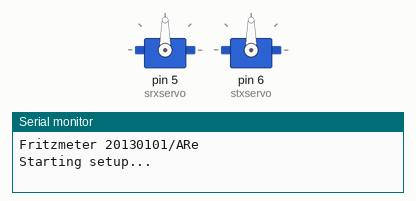
Recording of a sketch running on a simulated Arduino Uno, built for the host (arithmetic inside an expression is 32-bit, double 64-bit). Parts: 2 × servo, the last lines printed to the serial monitor. WiFi joins after 1.5 s; servers stay silent unless stated; uploads are accepted with an empty reply.

Above: at 0.1 s.
At 3.1 s:
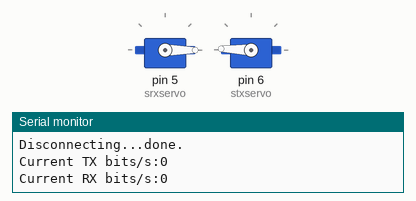
Timing chart, 0 to 4.6 s (numbered marks = the images above):
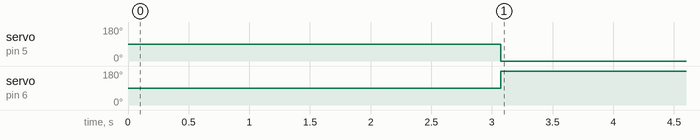

The sketch:

fritzmeter.ino
```cpp
/*
  Fritzmeter

 This sketch connects to a Fritz!Box DSL router
 using an Arduino Ethernet shield.
 Other UPNP capable routers might work as well but are untested.
 Please let me know if you have tried any other routers.

 Circuit:
 * Ethernet shield attached to pins 10, 11, 12, 13
 * Servos attached to pins 5 (receive rate) and 6 (transmit rate)

 Credits:
 Parts of the code are taken from the web client example code by David A. Mellis
 The XML parsing is adapted from Bob S. aka XTALKER's weather data XML extractor.

 Originally created 20 Mar 2012

 last modified Jan 01 2013 - release version
 by Andy Reischle
 www.reischle.net

 */

#include <SPI.h>
#include <Ethernet.h>
#include <Servo.h>


#define MAX_STRING_LEN  35


Servo srxservo;
Servo stxservo;


// MAC address for controller.
byte mac[] = {  0xDE, 0xAD, 0xBE, 0xEF, 0xFE, 0xED };

// most variables are global for convenience
String nsb; //newSentBytes
String nrb; //nweReceiveBytes
String xml; //Buffer for xml request string
unsigned long nsbl; //bits per second send
unsigned long nrbl; //bits persecond received
unsigned long mxrx; //max bits per second receive
unsigned long mxtx; //max bits per second transmit


int rxservo=0;
int txservo=0;
int currxservo=0;
int curtxservo=180;


// Setup vars for serialEvent
char tagStr[MAX_STRING_LEN] = "";
char dataStr[MAX_STRING_LEN] = "";
char tmpStr[MAX_STRING_LEN] = "";
char endTag[3] = {'<', '/', '\0'};
int len;
// Flags to differentiate XML tags from document elements (ie. data)
boolean tagFlag = false;
boolean dataFlag = false;


// Initialize the Ethernet client library
// with the IP address and port of the server

EthernetClient client;

void setup()
{
// start the serial library:
  Serial.begin(9600);

 Serial.println("Fritzmeter 20130101/ARe");
 Serial.println("Starting setup...");

// Attach servos to pins 5 and 6
srxservo.attach(5);
stxservo.attach(6);


if (Ethernet.begin(mac) == 0) {
    Serial.println("Failed to configure Ethernet using DHCP");
    softReset();
  }


  // give the Ethernet shield a second to initialize:
  delay(1000);

 // print local IP address:
  Serial.print("My IP address: ");
  Serial.println(Ethernet.localIP());


 // print local Gateway address:
  Serial.print("My Gateway address: ");
  Serial.println(Ethernet.gatewayIP());

// read maximum bandwidth values
// Call the xml Processor to obtain maximum useable bandwidth
netread(1);
Serial.print("DSL maxTXspeed:");
  Serial.println(mxtx);
  Serial.print("DSL maxRXspeed:");
  Serial.println(mxrx);


 Serial.println(" Setup done.");
}

void loop()
{

// Call the xml Processor to obtain currently used bandwidth
  netread(2);

  //Display Send Speed
  Serial.print("Current TX bits/s:");
  Serial.println(nsbl);
  txservo=map(nsbl,0,mxtx,179,1);
  // Serial.print("Servo TX value: ");
  // Serial.println(txservo);


  //Display Receive Speed
  Serial.print("Current RX bits/s:");
  Serial.println(nrbl);
  rxservo=map(nrbl,0,mxrx,1,179);
  //Serial.print("Servo RX value: ");
  //Serial.println(rxservo);

  //to avoid jerky servo movements, let them crawl slowly towards the target value
  crawlservo();


}


/////////////////////
//  Functions      //
// Trying to keep  //
// the main loop   //
// clean           //
/////////////////////


//////////////////////////////////////////////
//  CrawlServo                              //
// The Servos will slowly crawl towards     //
// the target value for 2.5 seconds         //
/////////////////////////////////////////////

void crawlservo()
{
for (int i=0; i <= 100; i++)
	{
	if (currxservo < rxservo) currxservo++;
	if (currxservo > rxservo) currxservo--;
	if (curtxservo < txservo) curtxservo++;
	if (curtxservo > txservo) curtxservo--;
	stxservo.write(curtxservo);
	srxservo.write(currxservo);
	delay (25);
	}
}


/////////////////////
//  Serial Event   //
//read individual  //
//chars from the   //
//ethernet session //
//and assemble     //
//xml tags         //
/////////////////////

void serialEvent() {

   // Read a char
	char inChar = client.read();
   //Serial.print(inChar);

   if (inChar == '<') {
      addChar(inChar, tmpStr);
      tagFlag = true;
      dataFlag = false;

   } else if (inChar == '>') {
      addChar(inChar, tmpStr);

      if (tagFlag) {
         strncpy(tagStr, tmpStr, strlen(tmpStr)+1);
      }

      // Clear tmp
      clearStr(tmpStr);

      tagFlag = false;
      dataFlag = true;

   } else if (inChar != 10) {
      if (tagFlag) {
         // Add tag char to string
         addChar(inChar, tmpStr);

         // Check for </XML> end tag, ignore it
         if ( tagFlag && strcmp(tmpStr, endTag) == 0 ) {
            clearStr(tmpStr);
            tagFlag = false;
            dataFlag = false;
         }
      }

      if (dataFlag) {
         // Add data char to string
         addChar(inChar, dataStr);
      }
   }

   // If a LF, process the line
   if (inChar == 10 ) {

/*
      Serial.print("tagStr: ");
      Serial.println(tagStr);
      Serial.print("dataStr: ");
      Serial.println(dataStr);
*/

      // Find specific tags and print data

	  if (matchTag("<NewByteSendRate>")) {
	      Serial.print("TX: ");
              nsbl = strtoul(dataStr,NULL,0);
              nsbl=nsbl*8; //convert bytes to bits
      }

	 if (matchTag("<NewByteReceiveRate>")) {
	      Serial.print("RX: ");
           // Serial.print(dataStr);
              nrbl = strtoul(dataStr,NULL,0);
              nrbl=nrbl*8;  //mach bits
      }


	 if (matchTag("<NewLayer1UpstreamMaxBitRate>"))
            {
	    //  Serial.print("MaxTX: ");
              mxtx = strtoul(dataStr,NULL,0);
            //  mxtx=mxtx*8;  //mach bits
            //  Serial.println(mxtx);
             }

	 if (matchTag("<NewLayer1DownstreamMaxBitRate>"))
            {
	    //  Serial.print("MaxRX: ");
           // Serial.print(dataStr);
              mxrx = strtoul(dataStr,NULL,0);
            //  mxrx=mxrx*8;  //mach bits
            //  Serial.println(mxrx);
             }


      // Clear all strings
      clearStr(tmpStr);
      clearStr(tagStr);
      clearStr(dataStr);

      // Clear Flags
      tagFlag = false;
      dataFlag = false;
   }
}


/////////////////////
//  ClearStr       //
//seems we have to //
//do that manually //
/////////////////////

// Function to clear a string
void clearStr (char* str) {
   int len = strlen(str);
   for (int c = 0; c < len; c++) {
      str[c] = 0;
   }
}


/////////////////////
//   addChar       //
// assemble String //
//from characters  //
/////////////////////


//Function to add a char to a string and check its length
void addChar (char ch, char* str) {
   char *tagMsg  = "<TRUNCATED_TAG>";
   char *dataMsg = "-TRUNCATED_DATA-";

   // Check the max size of the string to make sure it doesn't grow too
   // big.  If string is beyond MAX_STRING_LEN assume it is unimportant
   // and replace it with a warning message.
   if (strlen(str) > MAX_STRING_LEN - 2) {
      if (tagFlag) {
         clearStr(tagStr);
         strcpy(tagStr,tagMsg);
      }
      if (dataFlag) {
         clearStr(dataStr);
         strcpy(dataStr,dataMsg);
      }

      // Clear the temp buffer and flags to stop current processing
      clearStr(tmpStr);
      tagFlag = false;
      dataFlag = false;

   } else {
      // Add char to string
      str[strlen(str)] = ch;
   }
}


/////////////////////
//   matchTag      //
/////////////////////

// Function to check the current tag for a specific string
boolean matchTag (char* searchTag) {
   if ( strcmp(tagStr, searchTag) == 0 ) {
      return true;
   } else {
      return false;
   }
}


/////////////////////
//   softReset     //
// just in case.   //
// Not recommended //
/////////////////////


// In case all goes wrong
void softReset(){
asm volatile ("  jmp 0");
}


/////////////////////
//   netread       //
/////////////////////

// Do the network reading stuff

void netread(int fselector)
{
 Serial.println("connecting...");
   // make the request to the server

   if (client.connect(Ethernet.gatewayIP(), 49000)) {
    Serial.println("connected");


    // Make a HTTP POST request:
    Serial.println("Sending POST request");
    client.println("POST /upnp/control/WANIPConn1 HTTP/1.1");
    client.print("HOST: ");
    client.print(Ethernet.gatewayIP());
    client.println(":49000");
    if (fselector==2){
    client.println("SOAPACTION: \"urn:schemas-upnp-org:service:WANCommonInterfaceConfig:1#GetAddonInfos\"");
    }
    if (fselector==1){
    client.println("SOAPACTION: \"urn:schemas-upnp-org:service:WANCommonInterfaceConfig:1#GetCommonLinkProperties\"");
    }
    client.println("Content-Type: text/xml; charset=\"utf-8\"");
    client.print("Content-Length: ");
   // client.println(xml.length());

    // With fselector set to 1 we request the maximum possible DSL bandwidth
    if (fselector==1)
      {
 // Serial.print("fselector ist auf: ");
 // Serial.println(fselector);
        // client.println("309");
      client.println("292");
      client.println();
      client.println(F("<?xml version=\"1.0\" encoding=\"utf-8\"?>\n<s:Envelope s:encodingStyle=\"http://schemas.xmlsoap.org/soap/encoding/\" xmlns:s=\"http://schemas.xmlsoap.org/soap/envelope/\">\n<s:Body>\n<u:GetCommonLinkProperties xmlns:u=\"urn:schemas-upnp-org:service:WANCommonInterfaceConfig:1\" />\n</s:Body>\n</s:Envelope>"));
      }

    // With fselector 2 we read the currently consumed bandwidth
    if (fselector==2)
      {
 // Serial.print("fselector ist auf: ");
 // Serial.println(fselector);
      client.println("282");
      client.println();
      client.println(F("<?xml version=\"1.0\" encodin=\"utf-8\"?>\n<s:Envelope s:encodingStyle=\"http://schemas.xmlsoap.org/soap/encoding/\" xmlns:s=\"http://schemas.xmlsoap.org/soap/envelope/\">\n<s:Body>\n<u:GetAddonInfos xmlns:u=\"urn:schemas-upnp-org:service:WANCommonInterfaceConfig:1\" />\n</s:Body>\n</s:Envelope>"));
      }

    //client.println(xml);
    client.println();
    Serial.println("Post request sent");

  }
  else {
    // no connection to the server:
    Serial.println("connection failed in requesttraffic");
	//for(;;)
        //;
        softReset();
  }

   //wait for the server to answer

   while (!client.available())
  {
  // Serial.println("Waiting for server...");
    ;
  }


  //get data
  while (client.available()) {
    //char c = client.read();
    //delay(1);
    //Serial.print(c);
	serialEvent();
   }

 client.flush();
 Serial.println();
 Serial.print("Disconnecting...");
 client.stop();
 Serial.println("done.");
 client.flush();
 }
```

Measured:
- by itself, servo on pin 5 (srxservo): 90° → 0° at 3.1 s
- by itself, servo on pin 6 (stxservo): 90° → 178° at 3.1 s
